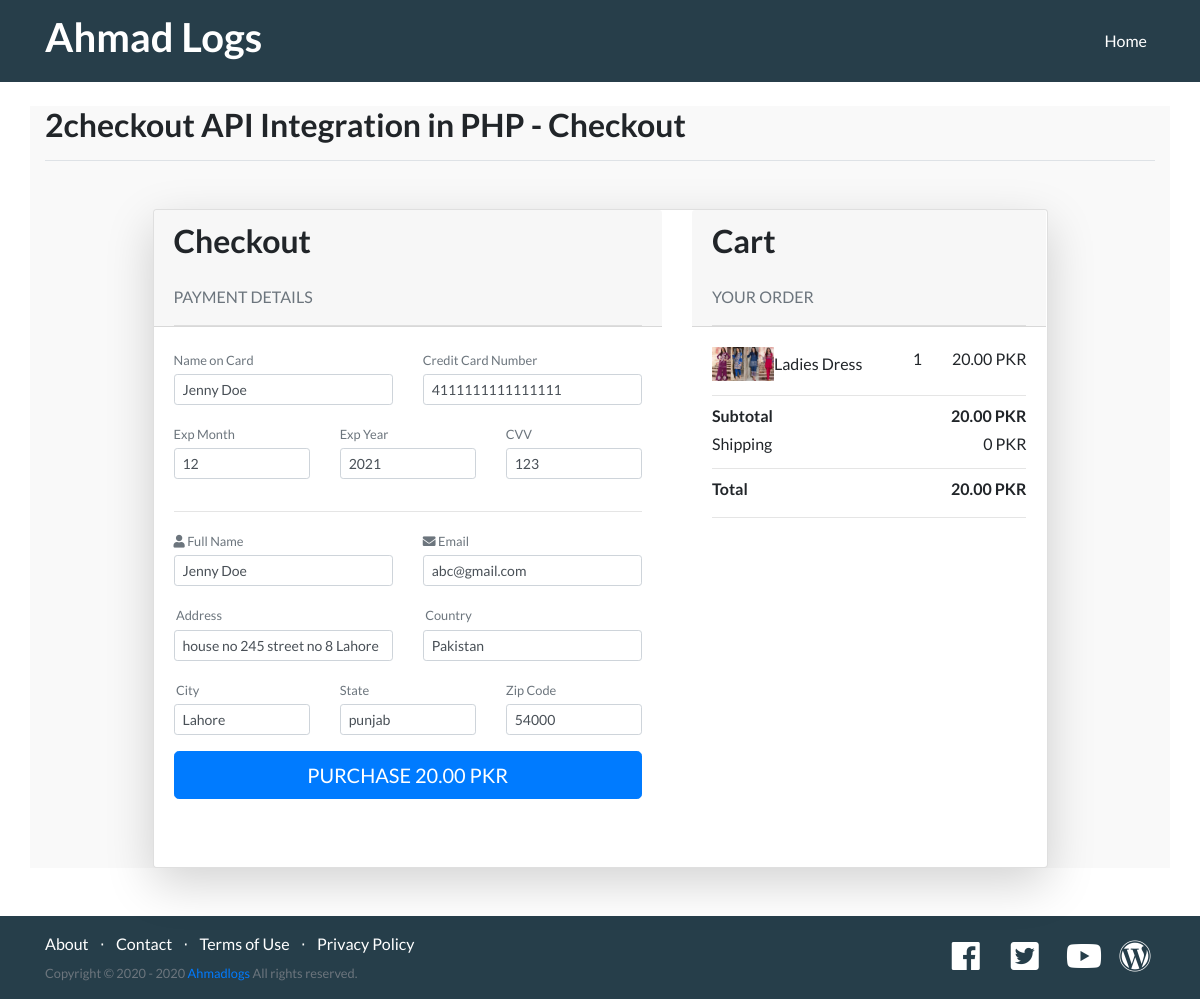
Page /checkout.php?product_id=2 on the committed database.
### tables this page shows
CREATE TABLE `product` (
  `product_id` int(11) NOT NULL,
  `name` varchar(255) NOT NULL,
  `description` text NOT NULL,
  `image` varchar(255) NOT NULL,
  `price` float(10,2) NOT NULL,
  `status` int(1) NOT NULL
);

### checkout.php (the view, shortened to what this page needs)
<?php
include_once 'include/config.php';
include("include/header.php");
$product_id = $_GET['product_id'];
$results = $db->query("SELECT * FROM product WHERE product_id = ".$product_id);
$row = $results->fetch_array();
$product_name = $row['name'];
$product_price = $row['price'];
$image = $row['image'];
?>
  <section class="showcase">
    <div class="container">
      <div class="pb-2 mt-4 mb-2 border-bottom">
        <h2><?php echo TITLE;?>  - Checkout</h2>
      </div>
<div class=" container-fluid my-5 ">
    <div class="row justify-content-center ">
        <div class="col-xl-10">
            <div class="card shadow-lg ">
                <div class="row justify-content-around">
                    <div class="col-md-7">
                        <div class="card border-0">
                            <div class="card-header pb-0">
                                <h2 class="card-title space ">Checkout</h2>
                                <p class="card-text text-muted mt-4 space">PAYMENT DETAILS</p>
                                <hr class="my-0">
                            </div>
                            <div class="card-body">
	<form action="<?php echo BASE_URL.'checkout.php?product_id='.$product_id;?>" method="POST" id="myCCForm">
		<div class="row">
		<div class="col-sm-6">
		<div class="form-group">
		<label for="name_on_card" class="small text-muted mb-1">Name on Card</label>
		<input type="text" name="name_on_card" id="name_on_card" value="Jenny Doe" class="form-control form-control-sm" >
		</div>
		</div>
		<div class="col-sm-6">
		<div class="form-group">
		<label for="ccNo" class="small text-muted mb-1">Credit Card Number</label>
		<input type="text" name="ccNo" id="ccNo" value="4111111111111111" class="form-control form-control-sm" >
		</div>
		</div>
		</div>
		<div class="row">
		<div class="col-sm-4">
		<div class="form-group">
		<label for="expMonth" class="small text-muted mb-1">Exp Month</label>
		<input type="text" name="expMonth" id="expMonth" value="12" class="form-control form-control-sm" >
		</div>
		</div>
		<div class="col-sm-4">
		<div class="form-group">
		<label for="expYear" class="small text-muted mb-1">Exp Year</label>
		<input type="text" name="expYear" id="expYear" value="2021" class="form-control form-control-sm" >
		</div>
		</div>
		<div class="col-sm-4">
		<div class="form-group">
		<label for="cvv" class="small text-muted mb-1">CVV</label>
		<input type="text" name="cvv" id="cvv" value="123" class="form-control form-control-sm" >
		</div>
		</div>
		</div>
		<hr>
		<div class="row">
		<div class="col-sm-6">
		<div class="form-group">
		<label for="fullname" class="small text-muted mb-1"><i class="fa fa-user"></i> Full Name</label>
		<input type="text" name="fullname" id="fullname" value="Jenny Doe" class="form-control form-control-sm" >
		</div>
		</div>
		<div class="col-sm-6">
		<div class="form-group">
		<label for="email" class="small text-muted mb-1"><i class="fa fa-envelope"></i> Email</label>
		<input type="text" name="email" id="email" value="abc@gmail.com" class="form-control form-control-sm" >
		</div>
		</div>
		</div>
		<div class="row">
		<div class="col-sm-6">
		<div class="form-group">
		<label for="address" class="small text-muted mb-1"><i class="fa fa-address-card-o"></i> Address</label>
		<input type="text" name="address" id="address" value="house no 245 street no 8 Lahore" class="form-control form-control-sm" >
		</div>
		</div>
		<div class="col-sm-6">
		<div class="form-group">
		<label for="country" class="small text-muted mb-1"><i class="fa fa-address-card-o"></i> Country</label>
		<input type="text" name="country" id="country" value="Pakistan" class="form-control form-control-sm" >
		</div>
		</div>
		</div>
		<div class="row">
		<div class="col-sm-4">
		<div class="form-group">
		<label for="city" class="small text-muted mb-1"><i class="fa fa-institution"></i> City</label>
		<input type="text" name="city" id="city" value="Lahore" class="form-control form-control-sm" >
		</div>
		</div>
		<div class="col-sm-4">
		<div class="form-group">
		<label for="state" class="small text-muted mb-1">State</label>
		<input type="text" name="state" id="state" value="punjab" class="form-control form-control-sm" >
		</div>
		</div>
		<div class="col-sm-4">
		<div class="form-group">
		<label for="state" class="small text-muted mb-1">Zip Code</label>
		<input type="text" name="zipCode" id="zipCode" value="54000" class="form-control form-control-sm" >
		</div>
		</div>
		</div>
		<div class="row mb-md-5">
			<div class="col">
			<button type="submit" name="" id="" class="btn btn-lg btn-block btn-primary">PURCHASE <?php echo $product_price;?> PKR</button></div>
		</div>
    </form>
							</div>
                        </div>
                    </div>
					<div class="col-md-5">
                        <div class="card border-0 ">
                            <div class="card-header pb-0">
                                <h2 class="card-title space ">Cart</h2>
                                <p class="card-text text-muted mt-4 space">YOUR ORDER</p>
                                <hr class="my-0">
                            </div>
                            <div class="card-body">
                                <div class="row justify-content-between">
                                    <div class="col-auto col-md-7">
                                        <div class="media flex-column flex-sm-row">
										<img class=" img-fluid" src="<?php echo BASE_URL.$image;?>" width="62" height="62">
                                            <div class="media-body my-auto">
                                                <div class="row ">
                                                    <div class="col-auto">
                                                        <p class="mb-0"><?php echo $product_name;?></p>
                                                    </div>
                                                </div>
                                            </div>
                                        </div>
                                    </div>
                                    <div class=" pl-0 flex-sm-col col-auto my-auto">
                                        <p class="boxed-1">1</p>
                                    </div>
                                    <div class=" pl-0 flex-sm-col col-auto my-auto ">
                                        <p><?php echo $product_price;?> PKR</p>
                                    </div>
                                </div>
                                <hr class="my-2">
                                <div class="row ">
                                    <div class="col">
                                        <div class="row justify-content-between">
                                            <div class="col-4">
                                                <p class="mb-1"><b>Subtotal</b></p>
                                            </div>
                                            <div class="flex-sm-col col-auto">
                                                <p class="mb-1"><b><?php echo $product_price;?> PKR</b></p>
                                            </div>
                                        </div>
                                        <div class="row justify-content-between">
                                            <div class="col">
                                                <p class="mb-1">Shipping</p>
                                            </div>
                                            <div class="flex-sm-col col-auto">
                                                <p class="mb-1">0 PKR</p>
                                            </div>
                                        </div>
										<hr class="my-2">
                                        <div class="row justify-content-between">
                                            <div class="col-4">
                                                <p><b>Total</b></p>
                                            </div>
                                            <div class="flex-sm-col col-auto">
                                                <p class="mb-1"><b><?php echo $product_price;?> PKR</b></p>
                                            </div>
                                        </div>
                                        <hr class="my-0">
                                    </div>
                                </div>
                            </div>
                        </div>
                    </div>
                </div>
            </div>
        </div>
    </div>
</div>
	</div>
  </section>
<?php include("include/footer.php"); ?>

### css/style.css (style rules this page uses)
body { font-family: 'Lato', 'Helvetica Neue', Helvetica, Arial, sans-serif; }
h1, h2, h3, h4, h5, h6 { font-family: 'Lato', 'Helvetica Neue', Helvetica, Arial, sans-serif; font-weight: 700; }
.showcase .container { min-height: 350px; background-color: #F9F9F9; margin-top: 10px; margin-bottom: 10px; }

### rows in the picture
product: price "20.00", image (picture), name "Ladies Dress"

### other values in the picture
TITLE "2checkout API Integration in PHP"
